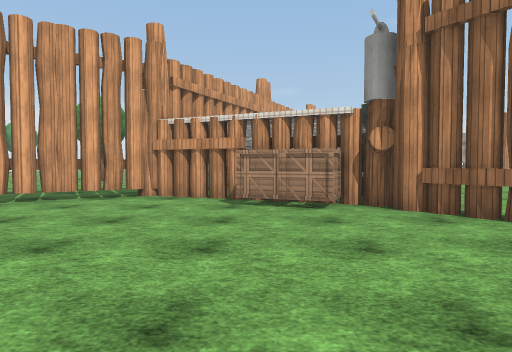
view 1 (above)

24 first-person views from a walk through a scene from a Unity 3-D project. The camera is 1.3 m above the floor, tilts 2° down and sees 75° across. The floor is counted in squares, 2 m on a side. Each view is taken from the middle of a square. On the plan, view 1 faces up. The plan holds only what a view shows up to about 10 squares ahead; the rest is blank. The place goes on beyond the plan. Some trees and plants on the terrain are drawn as simple stand-ins. Surface patterns are stand-ins for the level's own textures.

view 2
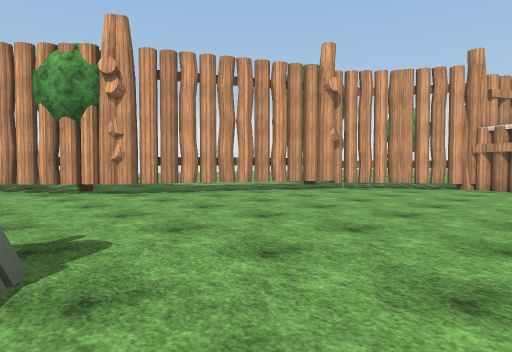

view 3
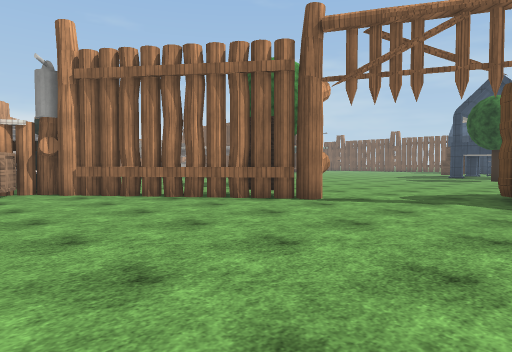

view 4
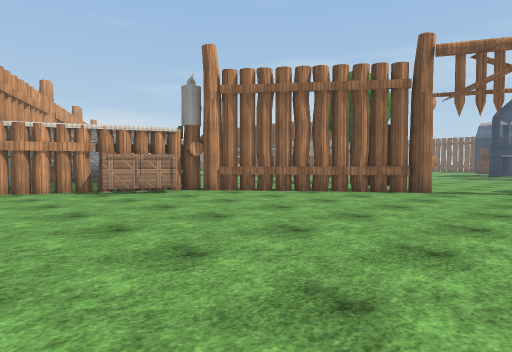

view 5
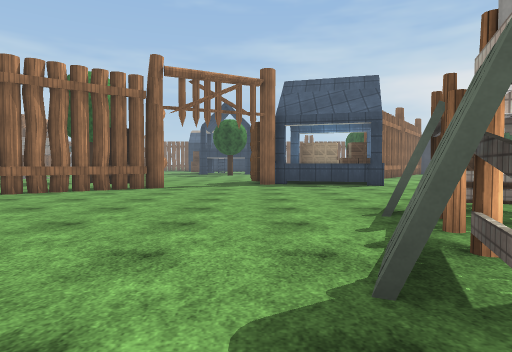

view 6
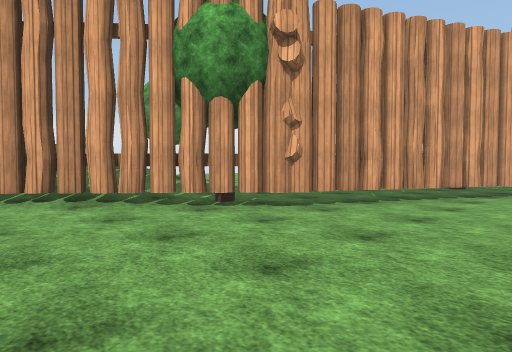

view 7
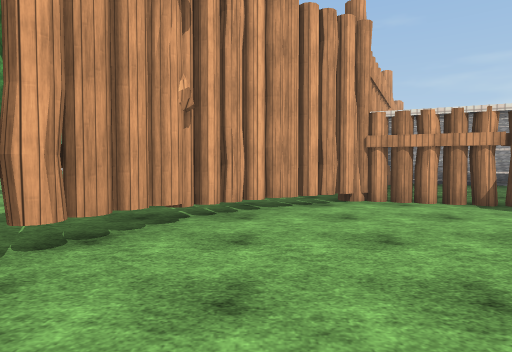

view 8
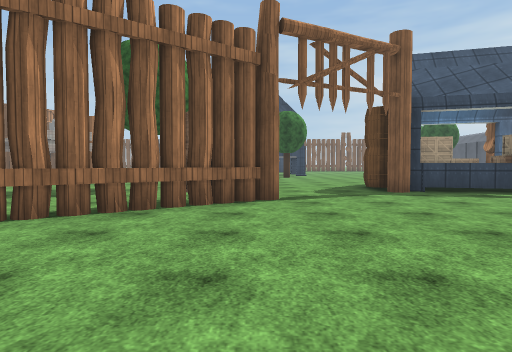

view 9
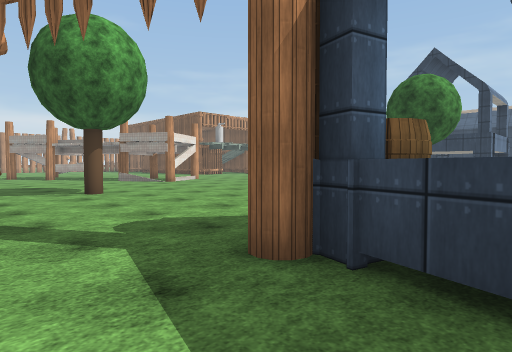

view 10
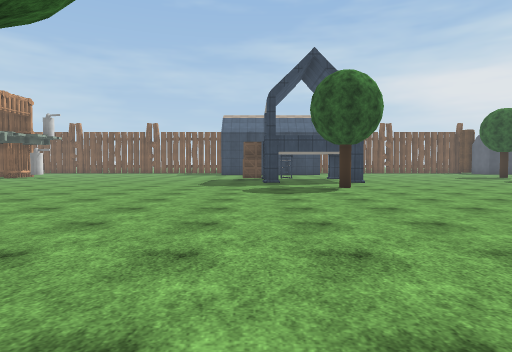

view 11
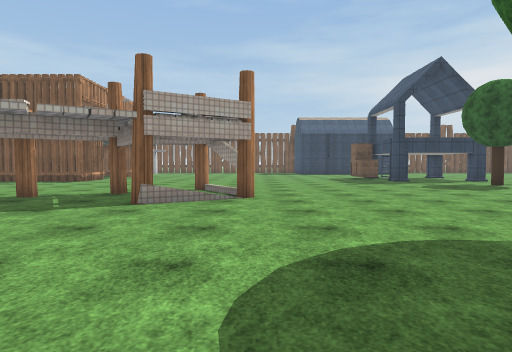

view 12
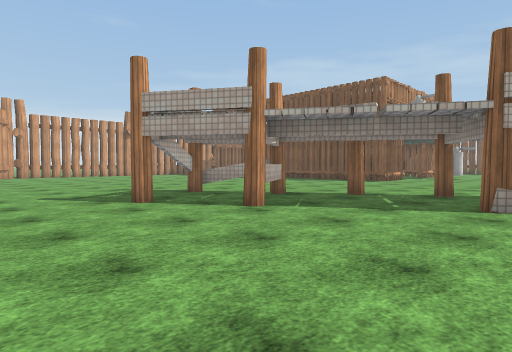

view 13
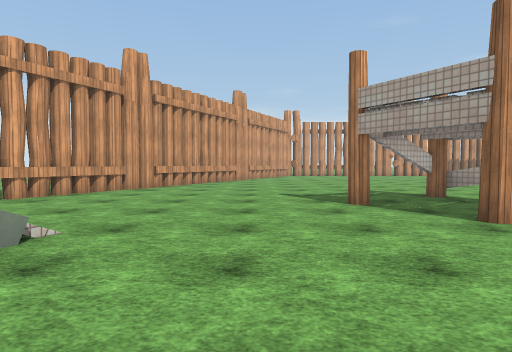

view 14
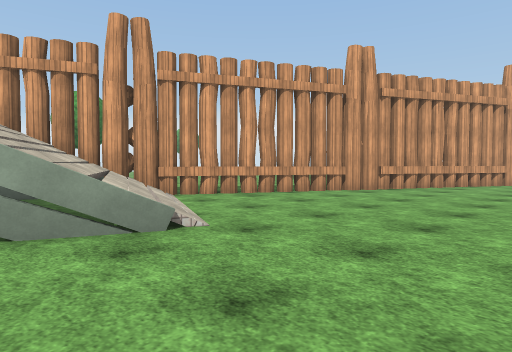

view 15
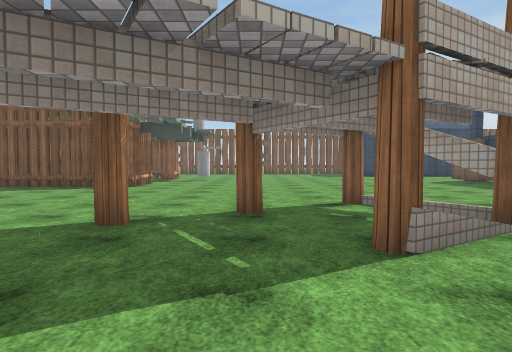

view 16
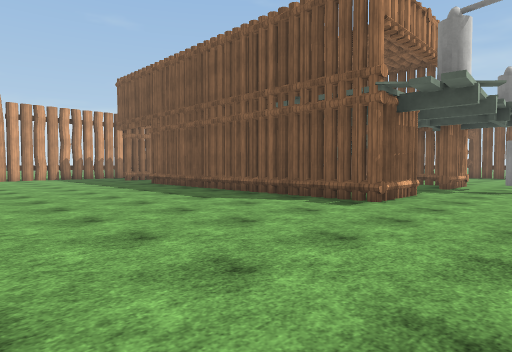

view 17
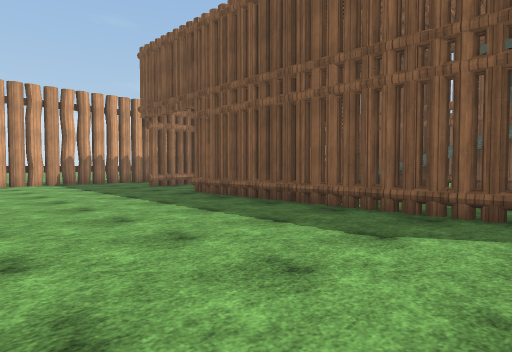

view 18
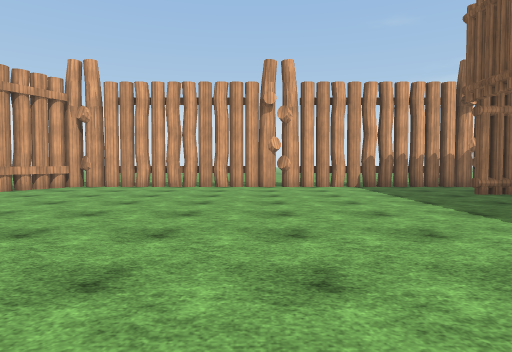

view 19
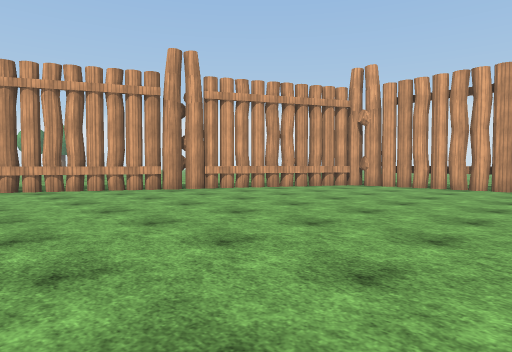

view 20
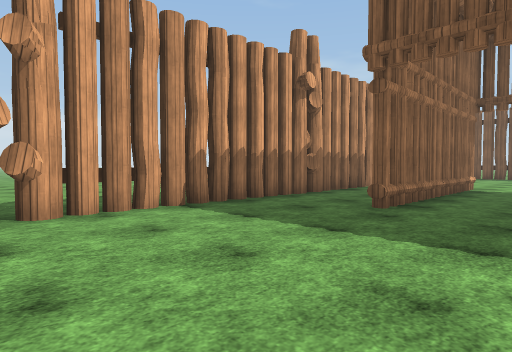

view 21
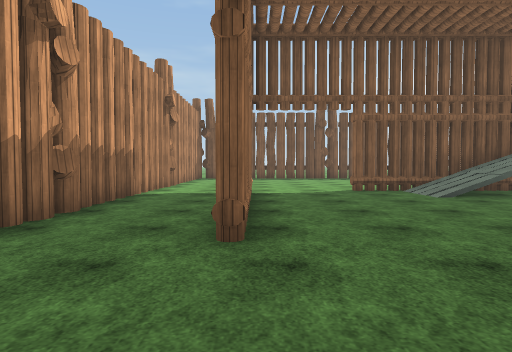

view 22
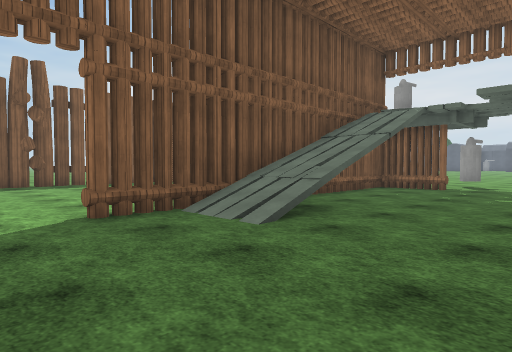

view 23
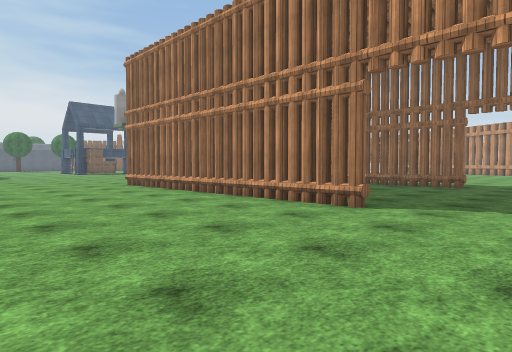

view 24
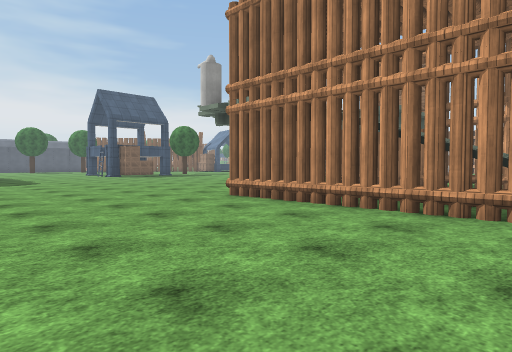

### Floor plan
Key: @ floor where view 1 was taken; # wall or solid block; . main floor; : floor 1 m higher than the main floor; + floor 1.25 m higher than the main floor; / step, stairs or slope; = window, fence, low wall or low ledge; ^ raised ledge; G gate; C crate; T thing the floor can be seen under or through; R tree; B barrel; A barn; U turret; O other object.
Columns run from 9 left of view 1 to 28 right of it. Each row starts with its distance up from view 1.
 27                  ##################
 26                 #..................
 25                 #.................
 24                #...........AAAAAA.....
 23                #......................
 22               #.......................
 21              .#............A....A.....
 20             .#............AA.../A.....
 19             .#.............A.../A.....
 18             #..............A...OA.....
 17            ##.............AA....A.....
 16            #...............A....A.....
 15          .##...............#....A.....
 14          .#.......TT......AAA..AA....
 13          ##........T.................
 12          O#.......TT.#........U......
 11          #+://..............  .......
 10         ##=##/.......#.....     .....
  9         O..=O......#........     ....
  8  R .... O...O ....../.#.....      ..
  7  . ...GOO..O ........#......
  6  .OO.G...#OO .............
  5   ..#....CC##...............
  4  ..T........#....R..........
  3  ..T........##............
  2  .T..........#O...........
  1  .T...........#...........
  0 #TT......@..............R.
 -1 ##......................R.
 -2 #...............OB. ......
 -3 .......O........###  .....
 -4  ..... ##OO.....^     ....

Positions as (right, up) in squares from view 1, and headings:
1: (0, 0), facing up
2: (0, -3), facing up-left
3: (0, -3), facing up-right
4: (-3, -2), facing up-right
5: (-4, -2), facing right
6: (-4, -4), facing up-left
7: (-4, 1), facing up
8: (-1, 1), facing right
9: (5, -4), facing up-right
10: (6, 2), facing right
11: (5, 7), facing right
12: (5, 8), facing up-right
13: (6, 8), facing up
14: (7, 9), facing up-left
15: (8, 10), facing right
16: (12, 11), facing up-right
17: (13, 15), facing up-right
18: (13, 17), facing up
19: (13, 17), facing up-left
20: (13, 22), facing up-right
21: (15, 24), facing right
22: (19, 23), facing down-right
23: (28, 24), facing down-left
24: (28, 19), facing down-left
